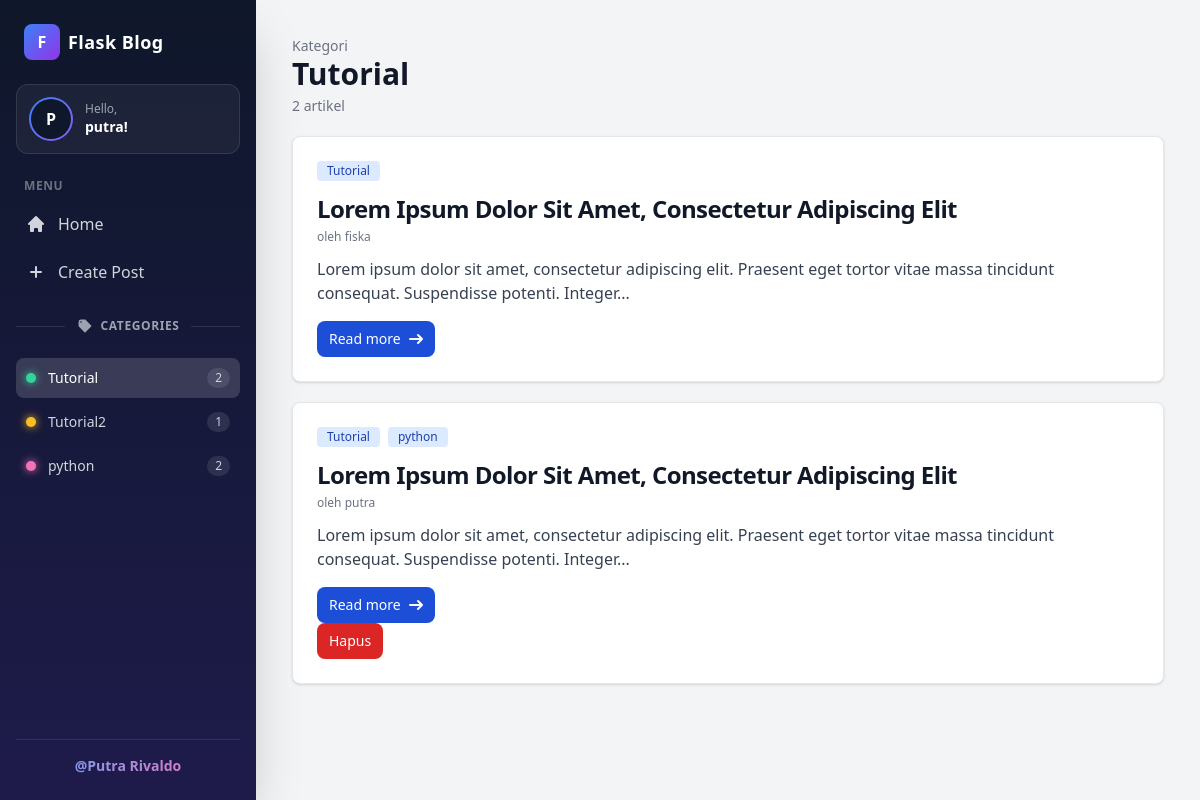
The page /post/category/0 (signed in) on the database its author committed.
### app/user/models.py (models this page shows)
class User(db.Model, UserMixin):
    __tablename__ = 'users'
    id:Mapped[int] = mapped_column(Integer, primary_key=True)
    username: Mapped[str] = mapped_column(String(255), unique=True)
    password: Mapped[str]
    posts: Mapped['Post'] = relationship(back_populates='user')

### app/post/models.py (models this page shows)
class Category(db.Model):
    __tablename__ = 'categories'
    id: Mapped[int] = mapped_column(Integer, primary_key=True)
    name: Mapped[str] = mapped_column(String(100), unique=True)
    posts: Mapped[List["Post"]] = relationship(
        secondary=post_categories_table, back_populates='categories'
    )

class Post(db.Model):
    __tablename__ = 'posts'
    id: Mapped[int] = mapped_column(Integer, primary_key=True)
    title: Mapped[str] = mapped_column(String(255))
    body: Mapped[str] = mapped_column(Text)
    user_id: Mapped[int] = mapped_column(ForeignKey('users.id'))
    user: Mapped["User"] = relationship(back_populates='posts')
    categories: Mapped[List["Category"]] = relationship(
        secondary=post_categories_table, back_populates='posts'
    )

### app/post/views.py (the view)
@blueprint.route('/category/<int:category_id>')
@login_required
def category(category_id):
    category = Category.query.get_or_404(category_id)
    posts = (
        Post.query
        .filter(Post.categories.contains(category))
        .order_by(Post.id.desc())
        .all()
    )
    return render_template('post/category.html', category=category, posts=posts)

### app/app.py (called while the page is built)
def create_app():
    app = Flask(__name__)
    app.config.from_object(Config)
    register_extensions(app)
    register_blueprints(app)
    @app.errorhandler(401)
    def unauthorized(error):
        return render_template('401.html'), 401
    @app.context_processor
    def inject_categories():
        return {"sidebar_categories": Category.query.order_by(Category.name).all()}
    return app

### app/templates/post/category.html (shortened to what this page needs)
{% extends 'base.html' %}
{% block content %}
<div class="m-5">
    <p class="text-sm text-gray-500">Kategori</p>
    <h1 class="text-3xl font-bold text-gray-900">{{ category.name }}</h1>
    <p class="mt-1 text-sm text-gray-500">{{ posts|length }} artikel</p>
</div>
{% include 'posts.html' %}
{% endblock %}

### app/templates/base.html (shortened to what this page needs)
<!DOCTYPE html>
<html lang="en">
<head>
    <script src="https://cdn.tailwindcss.com"></script>
</head>
<body class="bg-gray-100 min-h-screen">
{% include 'sidebar.html' %}
<div class="p-4 ml-64">
    {% block content %}
    {% endblock %}
</div>
</body>
</html>

### app/templates/sidebar.html (shortened to what this page needs)
<aside id="sidebar" class="fixed top-0 left-0 z-40 w-64 h-screen sidebar-bg shadow-2xl" aria-label="Sidebar">
    <div class="flex flex-col h-full px-4 py-6 overflow-y-auto">
        <div class="flex items-center gap-2 px-2 mb-6">
            <div class="flex items-center justify-center w-9 h-9 rounded-lg bg-gradient-to-br from-blue-500 to-purple-600 text-white font-bold">
                F
            </div>
            <span class="text-lg font-bold text-white tracking-wide">Flask Blog</span>
        </div>
        <div class="flex items-center gap-3 p-3 mb-6 rounded-xl bg-white/5 border border-white/10">
            <div class="p-0.5 rounded-full avatar-ring">
                <div class="flex items-center justify-center w-10 h-10 rounded-full bg-slate-900 text-white font-semibold">
                    {{ (session.get('username') or 'G')[0]|upper }}
                </div>
            </div>
            <div class="min-w-0">
                <p class="text-xs text-gray-400">Hello,</p>
                <p class="text-sm font-semibold text-white truncate">{{ session.get('username', 'Guest') }}!</p>
            </div>
        </div>
        <p class="px-2 mb-2 text-xs font-semibold tracking-wider text-gray-500 uppercase">Menu</p>
        <ul class="space-y-1 font-medium">
            <li>
                <a href="{{ url_for('public.home') }}"
                   class="menu-link flex items-center p-2.5 rounded-lg group
                   {% if request.endpoint == 'public.home' %}bg-gradient-to-r from-blue-600 to-purple-600 text-white shadow-lg{% else %}text-gray-300 hover:bg-white/10 hover:text-white{% endif %}">
                    <span class="ms-3">Home</span>
                </a>
            </li>
                 <li>
   {% if session.get('user_id') %}
<li>
    <a href="{{ url_for('post.create') }}"
       class="menu-link flex items-center p-2.5 rounded-lg group
       {% if request.endpoint == 'post.create' %}bg-gradient-to-r from-blue-600 to-purple-600 text-white shadow-lg{% else %}text-gray-300 hover:bg-white/10 hover:text-white{% endif %}">
        <svg class="w-5 h-5" aria-hidden="true" xmlns="http://www.w3.org/2000/svg" fill="none" viewBox="0 0 20 20">
            <path stroke="currentColor" stroke-linecap="round" stroke-linejoin="round" stroke-width="2" d="M10 5v10M5 10h10"/>
        </svg>
        <span class="ms-3">Create Post</span>
    </a>
</li>
{% endif %}
        </ul>
{% if session.get('user_id') %}
        <div class="flex items-center my-6">
            <div class="flex-grow border-t border-white/10"></div>
            <span class="flex items-center gap-2 px-3 text-xs font-semibold tracking-wider text-gray-400 uppercase">
                Categories
            </span>
            <div class="flex-grow border-t border-white/10"></div>
        </div>
        {% endif %}
{% set warna = ['emerald', 'amber', 'pink', 'sky', 'violet', 'orange'] %}
<ul class="space-y-1 font-medium">
    {% for c in sidebar_categories %}
        {% set w = warna[loop.index0 % warna|length] %}
        {% set aktif = request.endpoint == 'post.category' and request.view_args.get('category_id') == c.id %}
         {% if session.get('user_id') %}
        <li>
            <a href="{{ url_for('post.category', category_id=c.id) }}"
               class="menu-link flex items-center justify-between p-2.5 text-sm rounded-lg
               {% if aktif %}bg-white/15 text-white{% else %}text-gray-300 hover:bg-white/10 hover:text-white{% endif %}">
                <span class="flex items-center gap-3">
                    <span class="w-2.5 h-2.5 rounded-full bg-{{ w }}-400 shadow-[0_0_8px] shadow-{{ w }}-400"></span>
                    {{ c.name }}
                </span>
                <span class="px-2 py-0.5 text-xs rounded-full bg-white/10 text-gray-300">{{ c.posts|length }}</span>
            </a>
        </li>
        {% endif %}
    {% else %}
        <li class="px-2.5 text-sm text-gray-500">Belum ada kategori.</li>
    {% endfor %}
</ul>
        <div class="pt-4 mt-auto text-center border-t border-white/10">
            <p class="text-sm font-semibold text-transparent bg-clip-text bg-gradient-to-r from-blue-400 to-pink-400">@Putra Rivaldo</p>
        </div>
    </div>
</aside>

### app/templates/posts.html (shortened to what this page needs)
{% for post in posts %}
    <div class="p-6 m-5 bg-white border border-gray-200 rounded-lg shadow dark:bg-gray-800 dark:border-gray-700">
        {% if post.categories %}
            <div class="flex flex-wrap gap-2 mb-3">
                {% for category in post.categories %}
                    <span class="px-2.5 py-0.5 text-xs font-medium text-blue-800 bg-blue-100 rounded">{{ category.name }}</span>
                {% endfor %}
            </div>
        {% endif %}
        <h5 class="mb-1 text-2xl font-bold tracking-tight text-gray-900 dark:text-white">{{ post.title }}</h5>
        <p class="mb-3 text-xs text-gray-500 dark:text-gray-400">oleh {{ post.user.username }}</p>
        <p class="mb-4 font-normal text-gray-700 dark:text-gray-400">{{ post.body|truncate(150) }}</p>
<div class="flex items-center gap-2">
    <a href="{{ url_for('post.detail', post_id=post.id) }}"
       class="inline-flex items-center px-3 py-2 text-sm font-medium text-white bg-blue-700 rounded-lg hover:bg-blue-800">
        Read more
        <svg class="w-3.5 h-3.5 ms-2" aria-hidden="true" xmlns="http://www.w3.org/2000/svg" fill="none" viewBox="0 0 14 10">
            <path stroke="currentColor" stroke-linecap="round" stroke-linejoin="round" stroke-width="2" d="M1 5h12m0 0L9 1m4 4L9 9"/>
        </svg>
    </a>
</div>
        {% if session.get('user_id') == post.user_id %}
        <form method="POST" action="{{ url_for('post.delete', post_id=post.id) }}"
              onsubmit="return confirm('Yakin ingin menghapus postingan ini?')">
            <button type="submit" class="px-3 py-2 text-sm font-medium text-white bg-red-600 rounded-lg hover:bg-red-700">
                Hapus
            </button>
        </form>
        {% endif %}
    </div>
{% else %}
    <div class="p-6 m-5 text-center text-gray-500 bg-white border border-gray-200 rounded-lg">
        Belum ada postingan.
        <a href="{{ url_for('post.create') }}" class="font-medium text-blue-600 hover:underline">Buat postingan pertama</a>
    </div>
{% endfor %}

### app/templates/sidebar.html (style rules this page uses)
.sidebar-bg { background: linear-gradient(180deg, #0f172a 0%, #1e1b4b 100%); }
.avatar-ring { background: linear-gradient(135deg, #3b82f6, #8b5cf6, #ec4899); animation: putar-warna 6s linear infinite; background-size: 200% 200%; }
.menu-link { transition: all 0.2s ease; }

### rows shown on the page
User: get "putra"
Category: name "Tutorial", posts|length "2"
Category: name "Tutorial2", posts|length "1"
Category: name "python", posts|length "2"
Post: title "Lorem Ipsum Dolor Sit Amet, Consectetur Adipiscing Elit", user.username "fiska", body "Lorem ipsum dolor sit amet, consectetur adipiscing elit. Praesent eget tortor vitae massa tincidunt consequat. Suspendisse potenti. Integer..."
Post: title "Lorem Ipsum Dolor Sit Amet, Consectetur Adipiscing Elit", user.username "putra", body "Lorem ipsum dolor sit amet, consectetur adipiscing elit. Praesent eget tortor vitae massa tincidunt consequat. Suspendisse potenti. Integer..."

### other values the page prints
{{ (session.get('username') or 'G')[0]|upper }} "P"
{{ posts|length }} "2"
